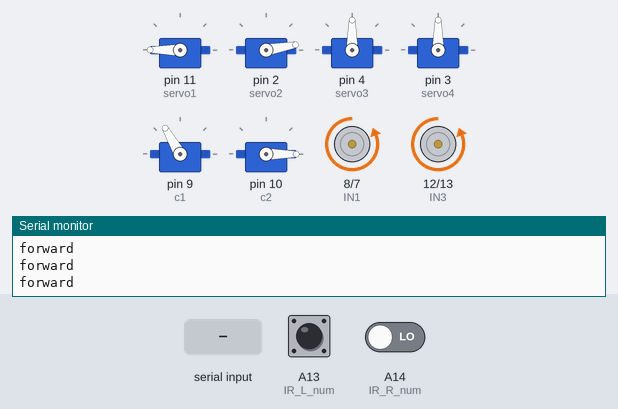
A sketch run on a simulated Arduino Mega 2560, built with avr-gcc and run on an emulated ATmega2560. On the bench: 6 × servo, motor-driver pin pairs drawn as motors (green arrow = first pin HIGH = forward, orange = second pin HIGH = backward, longer = more drive, scaled by the enable pin), the last lines printed to the serial monitor. The inputs (shaded band) are chosen by the test bench; at power-on: A13 (IR_L_num) LOW, A14 (IR_R_num) LOW.

Above: at 1.2 s.
1.3 s: A13 (IR_L_num) driven HIGH
At 2.0 s:
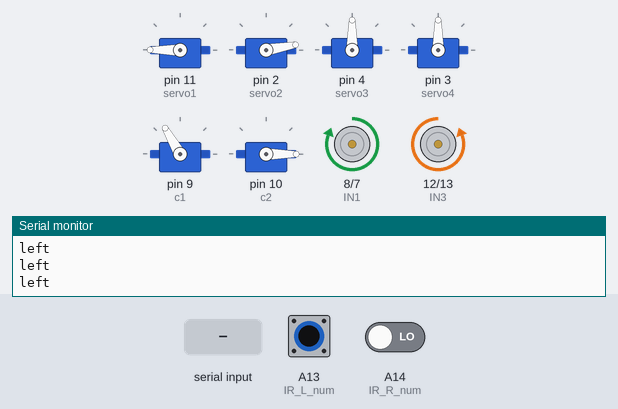
2.8 s: A14 (IR_R_num) driven HIGH
At 3.2 s:
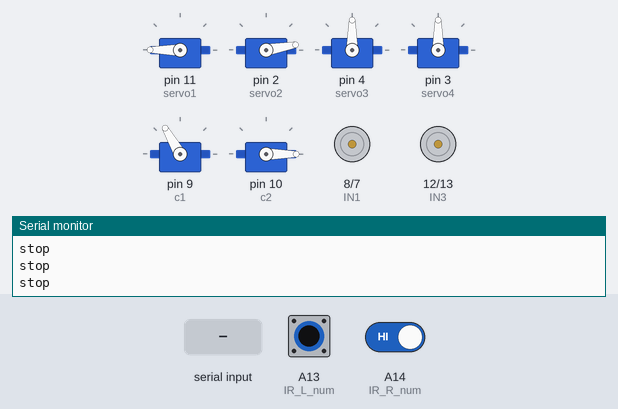
4.3 s: A13 (IR_L_num) driven LOW
At 5.5 s:
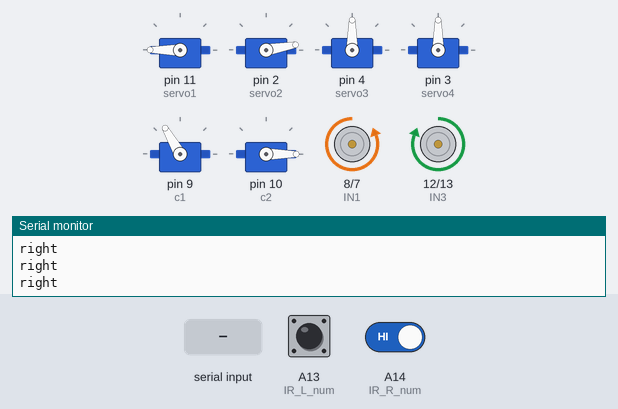
5.8 s: "w" received over Serial
8.8 s: A14 (IR_R_num) driven LOW
At 10.1 s:
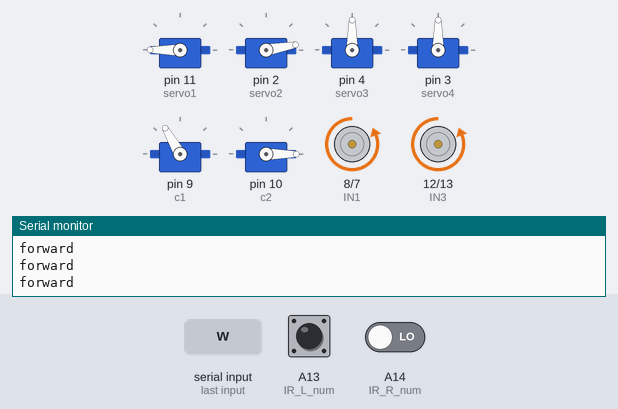
11.8 s: A13 (IR_L_num) pulsed HIGH 5 times (0.12 s each, 0.3 s apart)
At 12.01 s:
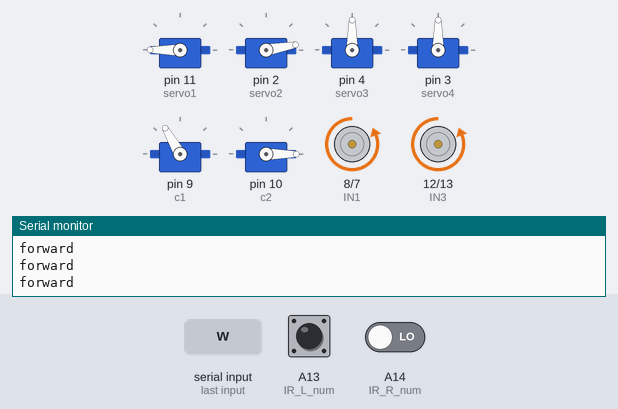
Timing chart, 0 to 14.8 s (numbered marks = the images above; inputs shaded):
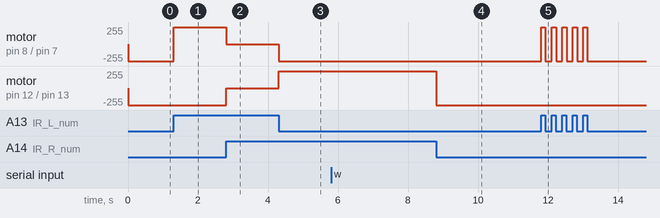

The sketch:

line_trace_b3.ino
```cpp
#include<Servo.h>

Servo servo1; //arm
Servo servo2;
Servo servo3;
Servo servo4;
Servo c1;      //camera
Servo c2;
Servo o_servo;
int ENA = 5;
int ENB = 6;
int IN1 = 8;
int IN2 = 7;
int IN3 = 12;
int IN4 = 13;
int IR_R_num = A14;
int IR_L_num = A13;
int IR_R = HIGH;
int IR_L = HIGH;
int Echo = A5;
int Trig = A4;
#define GO_FORWARD {digitalWrite(IN1,LOW);digitalWrite(IN2,HIGH);digitalWrite(IN3,LOW);digitalWrite(IN4,HIGH);}
#define GO_BACK {digitalWrite(IN1,HIGH);digitalWrite(IN2,LOW);digitalWrite(IN3,HIGH);digitalWrite(IN4,LOW);}
#define GO_RIGHT {digitalWrite(IN1,LOW);digitalWrite(IN2,HIGH);digitalWrite(IN3,HIGH);digitalWrite(IN4,LOW);}
#define GO_LEFT {digitalWrite(IN1,HIGH);digitalWrite(IN2,LOW);digitalWrite(IN3,LOW);digitalWrite(IN4,HIGH);}
#define GO_STOP {digitalWrite(IN1,LOW);digitalWrite(IN2,LOW);digitalWrite(IN3,LOW);digitalWrite(IN4,LOW);}

int pos[] = {180, 10, 90, 90, 120, 0}; //それぞれの関節の角度、最初の4つがarm、後がcamera
char inkey;       // 入力文字格納用
int sub = 2;    //subject 対象の関節
int count =0;
void setup() {
 Serial.begin( 9600 );
 servo1.attach(11);
 servo2.attach(2);
 servo3.attach(4);
 servo4.attach(3);
 c1.attach(9);
 c2.attach(10);
 o_servo=servo3;
 servo1.write(180);
 servo2.write(10);
 servo3.write(90);
 servo4.write(90);
 c1.write(120);
 c2.write(0);

 pinMode(ENA,OUTPUT);
 pinMode(ENB,OUTPUT);
 pinMode(IN1,OUTPUT);
 pinMode(IN2,OUTPUT);
 pinMode(IN3,OUTPUT);
 pinMode(IN4,OUTPUT);
 GO_STOP;

 pinMode(IR_R_num,INPUT);
 pinMode(IR_L_num,INPUT);
 pinMode(Echo,INPUT);
 pinMode(Trig,OUTPUT);
}

void loop() {
  IR_R = digitalRead(IR_R_num);
  IR_L = digitalRead(IR_L_num);
  if(IR_R == HIGH && IR_L == HIGH){
    Serial.println("stop");
    digitalWrite(ENA,HIGH);
    digitalWrite(ENB,HIGH);
    GO_STOP;
    delay(10);
   }else if(IR_R == HIGH && IR_L == LOW){
    Serial.println("right");
    digitalWrite(ENA,HIGH);
    digitalWrite(ENB,HIGH);
    GO_RIGHT;
    delay(10);
   }else if(IR_R == LOW && IR_L == HIGH){
    Serial.println("left");
    digitalWrite(ENA,HIGH);
    digitalWrite(ENB,HIGH);
    GO_LEFT;
    delay(10);
   }else{
    Serial.println("forward");
    digitalWrite(ENA,HIGH);
    digitalWrite(ENB,HIGH);
    GO_FORWARD;
    delay(10);
   }

if(digitalRead(ENA==HIGH) or digitalRead(ENB==HIGH)){
  digitalWrite(ENA,LOW);
  digitalWrite(ENB,LOW);
  delay(10);
}
if( Serial.available() > 0  ) {
    //　シリアルから値の読み込み
    inkey = Serial.read();
    // シリアルポートへ出力
    switch( inkey ){
      case '1':
        sub=0;
        o_servo=servo1;
        break;
      case '2':
        sub=1;
        o_servo=servo2;
        break;
      case '3':
        sub=2;
        o_servo=servo3;
        break;
      case '4':
        sub=3;
        o_servo=servo4;
        break;
      case '5':
        sub=4;
        o_servo=c1;
        break;
      case '6':
        sub=5;
        o_servo=c2;
        break;
      case '0':   //DC motor
        sub=100;
        break;
      case 'w':
        if(sub==100){
          digitalWrite(ENA,HIGH);
          digitalWrite(ENB,HIGH);
          GO_FORWARD;
          delay(100);
        }else{
          for(int i=0;i<3;i++){
            pos[sub]+=2;
            servo_move();
          }
        }
        break;
      case 's':
        if(sub==100){
          digitalWrite(ENA,HIGH);
          digitalWrite(ENB,HIGH);
          GO_BACK;
          delay(100);
        }else{
          for(int i=0;i<3;i++){
            pos[sub]-=2;
            servo_move();
          }
        }
        break;
      case 'a':
        if(sub==100){
          digitalWrite(ENA,HIGH);
          digitalWrite(ENB,HIGH);
          GO_LEFT;
          delay(100);
        }else if(sub==2){
          for(int i=0;i<3;i++){
            pos[sub]-=2;
            servo_move();
          }
        }
        break;
      case 'd':
        if(sub==100){
          digitalWrite(ENA,HIGH);
          digitalWrite(ENB,HIGH);
          GO_RIGHT;
          delay(100);
        }else if(sub==2){
          for(int i=0;i<3;i++){
            pos[sub]+=2;
            servo_move();
          }
        }
        break;
      default:
        break;
      }
    }
  inkey = -1;
  delay( 1);   // 1ms停止
}

void servo_move(){
   pos[0] = constrain(pos[0],0,180);
   pos[1] = constrain(pos[1],0,180);
   pos[2] = constrain(pos[2],0,180);
   pos[3] = constrain(pos[3],20,90);
   pos[4] = constrain(pos[4],0,180);
   pos[5] = constrain(pos[5],0,90);
   o_servo.write(pos[sub]);

  }
```

Measured:
- after the input at 1.3 s, motor on pin 8 (IN1) / pin 7 (IN2): backward 255/255 → forward 255/255 at once
- after the input at 2.8 s, motor on pin 8 (IN1) / pin 7 (IN2): forward 255/255 → stopped at once; motor on pin 12 (IN3) / pin 13 (IN4): backward 255/255 → stopped at once
- after the input at 4.3 s, motor on pin 8 (IN1) / pin 7 (IN2): stopped → backward 255/255 at once; motor on pin 12 (IN3) / pin 13 (IN4): stopped → forward 255/255 at once
- after the input at 8.8 s, motor on pin 12 (IN3) / pin 13 (IN4): forward 255/255 → backward 255/255 at once
- after the input at 11.8 s, motor on pin 8 (IN1) / pin 7 (IN2): alternates forward 255/255 for 0.12 s and backward 255/255 for 0.18 s, 10 changes in all, then stays backward 255/255, starting at once
